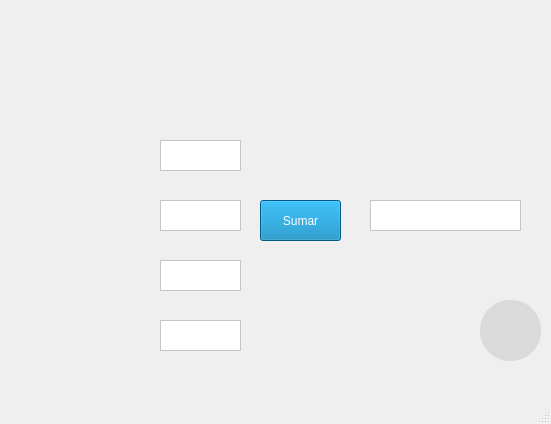
<?xml version="1.0" encoding="UTF-8"?>
<ui version="4.0">
 <class>SumaVectores</class>
 <widget class="QMainWindow" name="SumaVectores">
  <property name="geometry">
   <rect>
    <x>0</x>
    <y>0</y>
    <width>551</width>
    <height>424</height>
   </rect>
  </property>
  <property name="windowTitle">
   <string>Suma de Vectores</string>
  </property>
  <widget class="QWidget" name="centralwidget">
   <widget class="QLabel" name="label">
    <property name="geometry">
     <rect>
      <x>0</x>
      <y>0</y>
      <width>551</width>
      <height>391</height>
     </rect>
    </property>
    <property name="text">
     <string/>
    </property>
    <property name="pixmap">
     <pixmap>Imagenes/fondo.jpg</pixmap>
    </property>
    <property name="scaledContents">
     <bool>true</bool>
    </property>
   </widget>
   <widget class="QLabel" name="label_14">
    <property name="geometry">
     <rect>
      <x>70</x>
      <y>0</y>
      <width>401</width>
      <height>81</height>
     </rect>
    </property>
    <property name="text">
     <string/>
    </property>
    <property name="pixmap">
     <pixmap>Imagenes/Captura_de_pantalla_2024-05-22_230220-removebg-preview.png</pixmap>
    </property>
    <property name="scaledContents">
     <bool>true</bool>
    </property>
   </widget>
   <widget class="QPlainTextEdit" name="plainTextEdit_3">
    <property name="geometry">
     <rect>
      <x>160</x>
      <y>140</y>
      <width>81</width>
      <height>31</height>
     </rect>
    </property>
    <property name="styleSheet">
     <string notr="true">background-color: rgb(255, 255, 255);
color: rgb(0, 0, 0);</string>
    </property>
   </widget>
   <widget class="QLabel" name="label_15">
    <property name="geometry">
     <rect>
      <x>40</x>
      <y>90</y>
      <width>181</width>
      <height>31</height>
     </rect>
    </property>
    <property name="text">
     <string/>
    </property>
    <property name="pixmap">
     <pixmap>Imagenes/Captura_de_pantalla_2024-05-22_232244-removebg-preview.png</pixmap>
    </property>
    <property name="scaledContents">
     <bool>true</bool>
    </property>
   </widget>
   <widget class="QTextBrowser" name="textBrowser">
    <property name="geometry">
     <rect>
      <x>370</x>
      <y>200</y>
      <width>151</width>
      <height>31</height>
     </rect>
    </property>
    <property name="styleSheet">
     <string notr="true">background-color: rgb(255, 255, 255);
color: rgb(0, 0, 0);</string>
    </property>
   </widget>
   <widget class="QLabel" name="label_13">
    <property name="geometry">
     <rect>
      <x>370</x>
      <y>140</y>
      <width>141</width>
      <height>51</height>
     </rect>
    </property>
    <property name="text">
     <string/>
    </property>
    <property name="pixmap">
     <pixmap>Imagenes/Captura_de_pantalla_2024-05-21_190303-removebg-preview.png</pixmap>
    </property>
    <property name="scaledContents">
     <bool>true</bool>
    </property>
   </widget>
   <widget class="QPushButton" name="pushButton_23">
    <property name="geometry">
     <rect>
      <x>260</x>
      <y>200</y>
      <width>81</width>
      <height>41</height>
     </rect>
    </property>
    <property name="cursor">
     <cursorShape>PointingHandCursor</cursorShape>
    </property>
    <property name="styleSheet">
     <string notr="true">background-color: rgb(0, 129, 185);
color: rgb(255, 255, 255);</string>
    </property>
    <property name="text">
     <string>Sumar</string>
    </property>
   </widget>
   <widget class="QPushButton" name="pushButton_27">
    <property name="geometry">
     <rect>
      <x>480</x>
      <y>300</y>
      <width>61</width>
      <height>61</height>
     </rect>
    </property>
    <property name="cursor">
     <cursorShape>PointingHandCursor</cursorShape>
    </property>
    <property name="styleSheet">
     <string notr="true">color: rgb(255, 255, 255);
background-color: rgb(218, 218, 218);


border-radius: 30px;
</string>
    </property>
    <property name="text">
     <string/>
    </property>
    <property name="icon">
     <iconset>
      <normaloff>Imagenes/files.png</normaloff>Imagenes/files.png</iconset>
    </property>
   </widget>
   <widget class="QPlainTextEdit" name="plainTextEdit_4">
    <property name="geometry">
     <rect>
      <x>160</x>
      <y>200</y>
      <width>81</width>
      <height>31</height>
     </rect>
    </property>
    <property name="styleSheet">
     <string notr="true">background-color: rgb(255, 255, 255);
color: rgb(0, 0, 0);</string>
    </property>
   </widget>
   <widget class="QPlainTextEdit" name="plainTextEdit_5">
    <property name="geometry">
     <rect>
      <x>160</x>
      <y>320</y>
      <width>81</width>
      <height>31</height>
     </rect>
    </property>
    <property name="styleSheet">
     <string notr="true">background-color: rgb(255, 255, 255);
color: rgb(0, 0, 0);</string>
    </property>
   </widget>
   <widget class="QPlainTextEdit" name="plainTextEdit_6">
    <property name="geometry">
     <rect>
      <x>160</x>
      <y>260</y>
      <width>81</width>
      <height>31</height>
     </rect>
    </property>
    <property name="styleSheet">
     <string notr="true">background-color: rgb(255, 255, 255);
color: rgb(0, 0, 0);</string>
    </property>
   </widget>
   <widget class="QLabel" name="label_16">
    <property name="geometry">
     <rect>
      <x>50</x>
      <y>140</y>
      <width>91</width>
      <height>31</height>
     </rect>
    </property>
    <property name="text">
     <string/>
    </property>
    <property name="pixmap">
     <pixmap>Imagenes/Captura_de_pantalla_2024-05-22_232619-removebg-preview.png</pixmap>
    </property>
    <property name="scaledContents">
     <bool>true</bool>
    </property>
   </widget>
   <widget class="QLabel" name="label_17">
    <property name="geometry">
     <rect>
      <x>50</x>
      <y>200</y>
      <width>81</width>
      <height>31</height>
     </rect>
    </property>
    <property name="text">
     <string/>
    </property>
    <property name="pixmap">
     <pixmap>Imagenes/Captura_de_pantalla_2024-05-22_232846-removebg-preview.png</pixmap>
    </property>
    <property name="scaledContents">
     <bool>true</bool>
    </property>
   </widget>
   <widget class="QLabel" name="label_18">
    <property name="geometry">
     <rect>
      <x>50</x>
      <y>260</y>
      <width>81</width>
      <height>31</height>
     </rect>
    </property>
    <property name="text">
     <string/>
    </property>
    <property name="pixmap">
     <pixmap>Imagenes/Captura_de_pantalla_2024-05-22_233024-removebg-preview.png</pixmap>
    </property>
    <property name="scaledContents">
     <bool>true</bool>
    </property>
   </widget>
   <widget class="QLabel" name="label_19">
    <property name="geometry">
     <rect>
      <x>50</x>
      <y>320</y>
      <width>81</width>
      <height>41</height>
     </rect>
    </property>
    <property name="text">
     <string/>
    </property>
    <property name="pixmap">
     <pixmap>Imagenes/Captura_de_pantalla_2024-05-22_233409-removebg-preview.png</pixmap>
    </property>
    <property name="scaledContents">
     <bool>true</bool>
    </property>
   </widget>
  </widget>
  <widget class="QMenuBar" name="menubar">
   <property name="geometry">
    <rect>
     <x>0</x>
     <y>0</y>
     <width>551</width>
     <height>26</height>
    </rect>
   </property>
  </widget>
  <widget class="QStatusBar" name="statusbar"/>
 </widget>
 <resources/>
 <connections/>
</ui>
